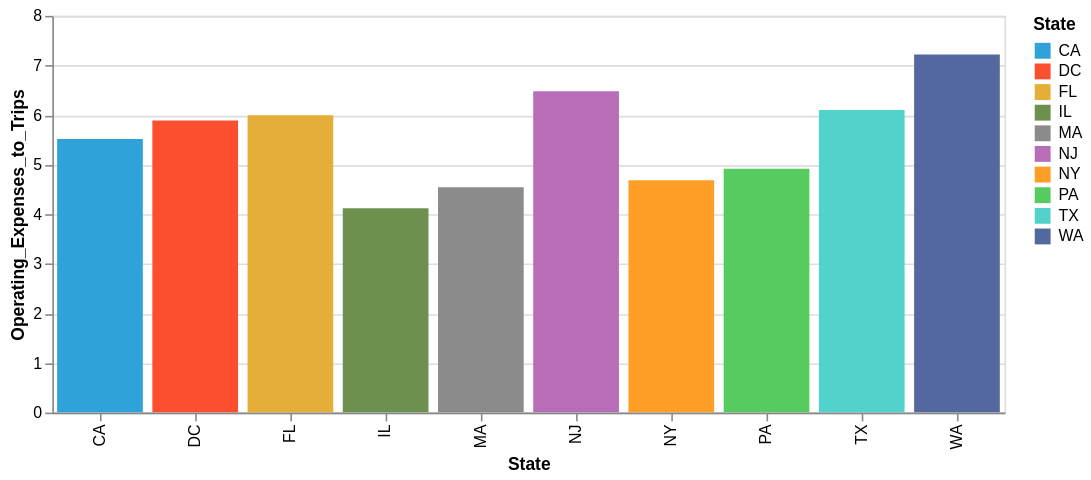

Notebook source saved alongside this figure:
### Code cell
chart_one = bar_chart(first, 'State', 'Operating_Expenses_to_Trips')
chart_one

### Figure 1 — Vega-Lite specification as saved in the notebook (floating-point values rounded to 4 significant figures)
{"config": {"view": {"continuousWidth": 400, "continuousHeight": 300}}, "data": {"name": "data-a8593300581fa56e61261a51ab1fdf58"}, "mark": "bar", "encoding": {"color": {"type": "nominal", "field": "State", "scale": {"range": ["#30a2da", "#fc4f30", "#e5ae38", "#6d904f", "#8b8b8b", "#b96db8", "#ff9e27", "#56cc60", "#52d2ca", "#52689e", "#545454", "#9fe4f8"]}}, "tooltip": [{"type": "nominal", "field": "State"}, {"type": "quantitative", "field": "Operating_Expenses_to_Trips"}], "x": {"type": "nominal", "field": "State", "title": "State"}, "y": {"type": "quantitative", "field": "Operating_Expenses_to_Trips", "title": "Operating_Expenses_to_Trips"}}, "height": 250, "selection": {"selector001": {"type": "interval", "bind": "scales", "encodings": ["x", "y"]}}, "width": 600, "$schema": "https://vega.github.io/schema/vega-lite/v4.8.1.json", "datasets": {"data-a8593300581fa56e61261a51ab1fdf58": [{"State": "NY", "Full_Mode_Name": "Bus", "Unlinked_Passenger_Trips": 1027000000.0, "Total_Operating_Expenses": 4811000000.0, "Operating_Expenses_to_Trips": 4.686}, {"State": "CA", "Full_Mode_Name": "Bus", "Unlinked_Passenger_Trips": 845600000.0, "Total_Operating_Expenses": 4665000000.0, "Operating_Expenses_to_Trips": 5.517}, {"State": "IL", "Full_Mode_Name": "Bus", "Unlinked_Passenger_Trips": 293800000.0, "Total_Operating_Expenses": 1210000000.0, "Operating_Expenses_to_Trips": 4.12}, {"State": "PA", "Full_Mode_Name": "Bus", "Unlinked_Passenger_Trips": 241500000.0, "Total_Operating_Expenses": 1188000000.0, "Operating_Expenses_to_Trips": 4.918}, {"State": "WA", "Full_Mode_Name": "Bus", "Unlinked_Passenger_Trips": 223400000.0, "Total_Operating_Expenses": 1614000000.0, "Operating_Expenses_to_Trips": 7.223}, {"State": "TX", "Full_Mode_Name": "Bus", "Unlinked_Passenger_Trips": 214700000.0, "Total_Operating_Expenses": 1310000000.0, "Operating_Expenses_to_Trips": 6.101}, {"State": "NJ", "Full_Mode_Name": "Bus", "Unlinked_Passenger_Trips": 188400000.0, "Total_Operating_Expenses": 1221000000.0, "Operating_Expenses_to_Trips": 6.481}, {"State": "FL", "Full_Mode_Name": "Bus", "Unlinked_Passenger_Trips": 179600000.0, "Total_Operating_Expenses": 1077000000.0, "Operating_Expenses_to_Trips": 5.995}, {"State": "MA", "Full_Mode_Name": "Bus", "Unlinked_Passenger_Trips": 143200000.0, "Total_Operating_Expenses": 650600000.0, "Operating_Expenses_to_Trips": 4.544}, {"State": "DC", "Full_Mode_Name": "Bus", "Unlinked_Passenger_Trips": 128800000.0, "Total_Operating_Expenses": 758800000.0, "Operating_Expenses_to_Trips": 5.891}]}}
